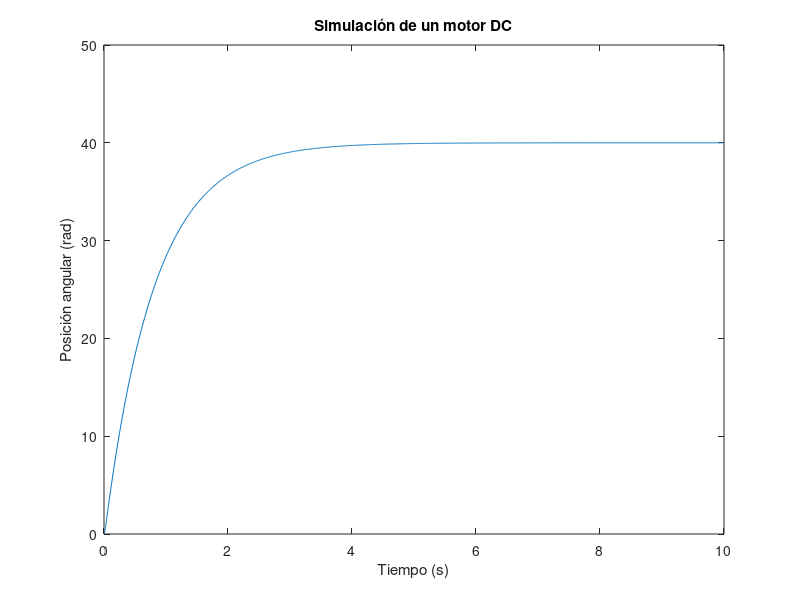

Source code (MATLAB):
% Parámetros del motor DC
Ra = 2;
Kt = 0.01;
b = 0.0012;
La = 0.023;
Ke = 0.01;
J = 0.001;

% Matrices del modelo en espacio de estados
A = [-Ra/La -Ke/La; Kt/J -b/J];
B = [1/La; 0];
C = [0 1];
D = 0;

% Función de control para la corriente de armadura
u = @(t) 10;

% Condiciones iniciales
x0 = [0; 0];

% Tiempo de simulación
tspan = [0 10];

% Integración del modelo usando ODE45
[t, x] = ode45(@(t, x) A*x + B*u(t), tspan, x0);

% Gráfico de la posición angular del motor
figure
plot(t, x(:, 2))
xlabel('Tiempo (s)')
ylabel('Posición angular (rad)')
title('Simulación de un motor DC')
